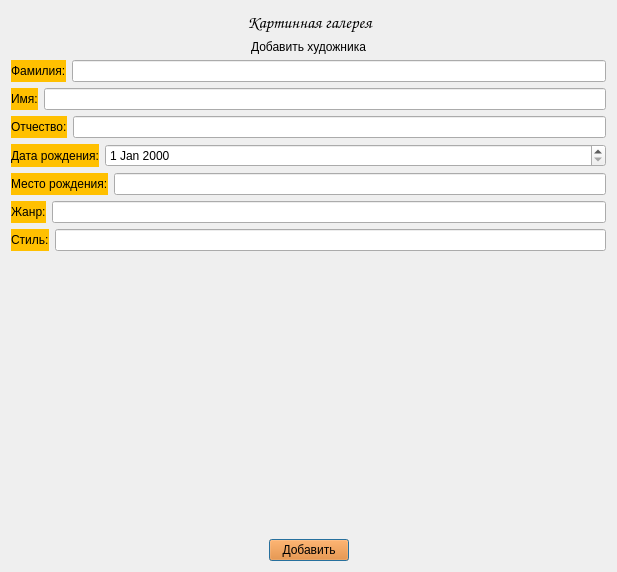
<?xml version="1.0" encoding="UTF-8"?>
<ui version="4.0">
 <class>Dialog</class>
 <widget class="QDialog" name="Dialog">
  <property name="geometry">
   <rect>
    <x>0</x>
    <y>0</y>
    <width>617</width>
    <height>572</height>
   </rect>
  </property>
  <property name="windowTitle">
   <string>Dialog</string>
  </property>
  <layout class="QVBoxLayout" name="verticalLayout">
   <item>
    <layout class="QHBoxLayout" name="horizontalLayout_2" stretch="3,1,2,1">
     <property name="leftMargin">
      <number>12</number>
     </property>
     <property name="rightMargin">
      <number>0</number>
     </property>
     <item>
      <spacer name="horizontalSpacer">
       <property name="orientation">
        <enum>Qt::Horizontal</enum>
       </property>
       <property name="sizeHint" stdset="0">
        <size>
         <width>40</width>
         <height>20</height>
        </size>
       </property>
      </spacer>
     </item>
     <item>
      <widget class="QLabel" name="label">
       <property name="minimumSize">
        <size>
         <width>0</width>
         <height>0</height>
        </size>
       </property>
       <property name="font">
        <font>
         <family>Comic Sans MS</family>
         <pointsize>13</pointsize>
        </font>
       </property>
       <property name="text">
        <string>Картинная галерея </string>
       </property>
       <property name="alignment">
        <set>Qt::AlignCenter</set>
       </property>
      </widget>
     </item>
     <item>
      <spacer name="horizontalSpacer_6">
       <property name="orientation">
        <enum>Qt::Horizontal</enum>
       </property>
       <property name="sizeHint" stdset="0">
        <size>
         <width>40</width>
         <height>20</height>
        </size>
       </property>
      </spacer>
     </item>
     <item>
      <widget class="QLabel" name="logo">
       <property name="maximumSize">
        <size>
         <width>80</width>
         <height>80</height>
        </size>
       </property>
       <property name="text">
        <string/>
       </property>
       <property name="pixmap">
        <pixmap>img/logo_mini.png</pixmap>
       </property>
      </widget>
     </item>
    </layout>
   </item>
   <item>
    <layout class="QVBoxLayout" name="verticalLayout_2">
     <item>
      <widget class="QLabel" name="label_2">
       <property name="styleSheet">
        <string notr="true">font: 11pt &quot;Comic Sans MS&quot;;</string>
       </property>
       <property name="text">
        <string>Добавить художника</string>
       </property>
       <property name="alignment">
        <set>Qt::AlignCenter</set>
       </property>
      </widget>
     </item>
     <item>
      <layout class="QVBoxLayout" name="verticalLayout_5">
       <item>
        <layout class="QHBoxLayout" name="horizontalLayout_9">
         <item>
          <widget class="QLabel" name="label_6">
           <property name="styleSheet">
            <string notr="true">background-color: rgb(255,192,0);
font: 9pt &quot;Comic Sans MS&quot;;</string>
           </property>
           <property name="text">
            <string>Фамилия:</string>
           </property>
          </widget>
         </item>
         <item>
          <widget class="QLineEdit" name="edit_surname"/>
         </item>
        </layout>
       </item>
       <item>
        <layout class="QHBoxLayout" name="horizontalLayout_8">
         <item>
          <widget class="QLabel" name="label_8">
           <property name="styleSheet">
            <string notr="true">background-color: rgb(255,192,0);
font: 9pt &quot;Comic Sans MS&quot;;</string>
           </property>
           <property name="text">
            <string>Имя:</string>
           </property>
          </widget>
         </item>
         <item>
          <widget class="QLineEdit" name="edit_name"/>
         </item>
        </layout>
       </item>
       <item>
        <layout class="QHBoxLayout" name="horizontalLayout_4">
         <item>
          <widget class="QLabel" name="label_5">
           <property name="styleSheet">
            <string notr="true">background-color: rgb(255,192,0);
font: 9pt &quot;Comic Sans MS&quot;;</string>
           </property>
           <property name="text">
            <string>Отчество:</string>
           </property>
          </widget>
         </item>
         <item>
          <widget class="QLineEdit" name="edit_lastName"/>
         </item>
        </layout>
       </item>
       <item>
        <layout class="QHBoxLayout" name="horizontalLayout_20" stretch="0,100">
         <item>
          <widget class="QLabel" name="label_3">
           <property name="styleSheet">
            <string notr="true">background-color: rgb(255,192,0);
font: 9pt &quot;Comic Sans MS&quot;;</string>
           </property>
           <property name="text">
            <string>Дата рождения:</string>
           </property>
          </widget>
         </item>
         <item>
          <widget class="QDateEdit" name="date_birth"/>
         </item>
        </layout>
       </item>
       <item>
        <layout class="QHBoxLayout" name="horizontalLayout_19" stretch="0,0">
         <item>
          <widget class="QLabel" name="label_18">
           <property name="styleSheet">
            <string notr="true">background-color: rgb(255,192,0);
font: 9pt &quot;Comic Sans MS&quot;;</string>
           </property>
           <property name="text">
            <string>Место рождения:</string>
           </property>
          </widget>
         </item>
         <item>
          <widget class="QLineEdit" name="place_birth"/>
         </item>
        </layout>
       </item>
       <item>
        <layout class="QHBoxLayout" name="horizontalLayout_5" stretch="0,0">
         <property name="spacing">
          <number>6</number>
         </property>
         <item>
          <widget class="QLabel" name="label_7">
           <property name="styleSheet">
            <string notr="true">background-color: rgb(255,192,0);
font: 9pt &quot;Comic Sans MS&quot;;</string>
           </property>
           <property name="text">
            <string>Жанр:</string>
           </property>
          </widget>
         </item>
         <item>
          <widget class="QLineEdit" name="edit_genre"/>
         </item>
        </layout>
       </item>
       <item>
        <layout class="QHBoxLayout" name="horizontalLayout">
         <item>
          <widget class="QLabel" name="label_4">
           <property name="styleSheet">
            <string notr="true">background-color: rgb(255,192,0);
font: 9pt &quot;Comic Sans MS&quot;;</string>
           </property>
           <property name="text">
            <string>Стиль:</string>
           </property>
          </widget>
         </item>
         <item>
          <widget class="QLineEdit" name="edit_style"/>
         </item>
        </layout>
       </item>
      </layout>
     </item>
     <item>
      <spacer name="verticalSpacer">
       <property name="orientation">
        <enum>Qt::Vertical</enum>
       </property>
       <property name="sizeHint" stdset="0">
        <size>
         <width>20</width>
         <height>40</height>
        </size>
       </property>
      </spacer>
     </item>
     <item>
      <layout class="QHBoxLayout" name="horizontalLayout_3">
       <item>
        <spacer name="horizontalSpacer_2">
         <property name="orientation">
          <enum>Qt::Horizontal</enum>
         </property>
         <property name="sizeHint" stdset="0">
          <size>
           <width>40</width>
           <height>20</height>
          </size>
         </property>
        </spacer>
       </item>
       <item>
        <widget class="QPushButton" name="btn_add_painter">
         <property name="styleSheet">
          <string notr="true">background-color: rgb(255,121,0);
font: 9pt &quot;Comic Sans MS&quot;;</string>
         </property>
         <property name="text">
          <string>Добавить</string>
         </property>
        </widget>
       </item>
       <item>
        <spacer name="horizontalSpacer_3">
         <property name="orientation">
          <enum>Qt::Horizontal</enum>
         </property>
         <property name="sizeHint" stdset="0">
          <size>
           <width>40</width>
           <height>20</height>
          </size>
         </property>
        </spacer>
       </item>
      </layout>
     </item>
    </layout>
   </item>
  </layout>
 </widget>
 <resources/>
 <connections/>
</ui>
